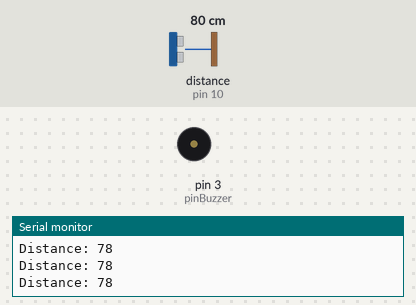
Bench run of a sketch on a simulated Arduino Uno, built with avr-gcc and run on an emulated ATmega328P. Shown: buzzer (waves = sounding), the last lines printed to the serial monitor. Wiring (inferred from the names in the program): ultrasonic range finder: trigger pin 9; echo pin 10. The inputs (shaded band) are chosen by the test bench; at power-on: distance to the obstacle (sensor on pin 10) 80 cm. The echo pulse lasts 58.3 µs per cm.

Above: at 1.2 s.
1.3 s: distance to the obstacle (sensor on pin 10) set to 5 cm
4.3 s: distance to the obstacle (sensor on pin 10) set to 2 cm
At 5.0 s:
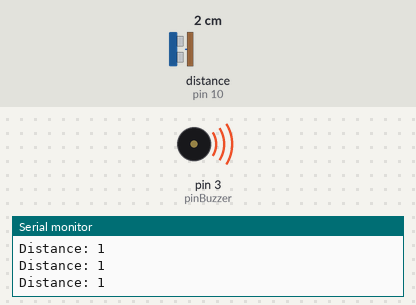
5.8 s: distance to the obstacle (sensor on pin 10) set to 120 cm
Timing chart, 0 to 8.8 s (numbered marks = the images above; inputs shaded):
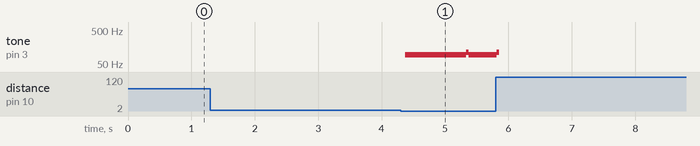

The sketch:

sensorUltrasonico.ino
```cpp
const int trigPin = 9;
const int echoPin = 10;
const int pinBuzzer = 3;

long duration;
int distance;
float soundDistance = 2; //distancia del sensor ultsonic para encender buzzer
int buzzDelay = 1; //aumente el int para cambiar el tono del buzzer(grave a agudo)

void setup() {
  pinMode(trigPin, OUTPUT);
  pinMode(echoPin, INPUT);
  pinMode(pinBuzzer, OUTPUT);

  Serial.begin(9600);
}

void loop() {
  //enviar señal del sensor ultrasonico
  digitalWrite(trigPin, LOW);
  delayMicroseconds(2);

  digitalWrite(trigPin, HIGH);
  delayMicroseconds(10);
  digitalWrite(trigPin, LOW);

  duration = pulseIn(echoPin, HIGH);
  distance = duration * 0.034/2;

  if(distance <= soundDistance)
  {
    //encender buzzer
    digitalWrite(pinBuzzer, HIGH);
    delayMicroseconds(buzzDelay);
     digitalWrite(pinBuzzer, LOW);
    delayMicroseconds(buzzDelay);
  }
  else
  {
    //apagar buzzer
    digitalWrite(pinBuzzer, LOW);
  }

  //mostrar datos en monitor serial
  Serial.print("Distance: ");
  Serial.println(distance);
}
```

Measured:
- the behaviour switches between 4 and 3 cm on distance to the obstacle (sensor on pin 10) (found by bisection; images 0 and 1)
- after the input at 4.3 s, tone on pin 3 (pinBuzzer): silent → 92 Hz after 0.08 s, → 111 Hz 0.96 s later, → 92 Hz 0.04 s later
